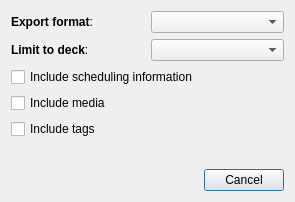
<?xml version="1.0" encoding="UTF-8"?>
<ui version="4.0">
 <class>ExportDialog</class>
 <widget class="QDialog" name="ExportDialog">
  <property name="geometry">
   <rect>
    <x>0</x>
    <y>0</y>
    <width>295</width>
    <height>202</height>
   </rect>
  </property>
  <property name="windowTitle">
   <string>Export</string>
  </property>
  <layout class="QVBoxLayout">
   <item>
    <layout class="QGridLayout">
     <item row="0" column="0">
      <widget class="QLabel" name="label">
       <property name="minimumSize">
        <size>
         <width>100</width>
         <height>0</height>
        </size>
       </property>
       <property name="text">
        <string>&lt;b&gt;Export format&lt;/b&gt;:</string>
       </property>
      </widget>
     </item>
     <item row="0" column="1">
      <widget class="QComboBox" name="format"/>
     </item>
     <item row="1" column="0">
      <widget class="QLabel" name="label_2">
       <property name="text">
        <string>&lt;b&gt;Limit to deck&lt;/b&gt;:</string>
       </property>
      </widget>
     </item>
     <item row="1" column="1">
      <widget class="QComboBox" name="deck"/>
     </item>
    </layout>
   </item>
   <item>
    <layout class="QVBoxLayout">
     <item>
      <widget class="QCheckBox" name="includeSched">
       <property name="text">
        <string>Include scheduling information</string>
       </property>
      </widget>
     </item>
     <item>
      <widget class="QCheckBox" name="includeMedia">
       <property name="text">
        <string>Include media</string>
       </property>
      </widget>
     </item>
     <item>
      <widget class="QCheckBox" name="includeTags">
       <property name="text">
        <string>Include tags</string>
       </property>
      </widget>
     </item>
    </layout>
   </item>
   <item>
    <spacer name="verticalSpacer">
     <property name="orientation">
      <enum>Qt::Vertical</enum>
     </property>
     <property name="sizeHint" stdset="0">
      <size>
       <width>20</width>
       <height>40</height>
      </size>
     </property>
    </spacer>
   </item>
   <item>
    <widget class="QDialogButtonBox" name="buttonBox">
     <property name="orientation">
      <enum>Qt::Horizontal</enum>
     </property>
     <property name="standardButtons">
      <set>QDialogButtonBox::Cancel</set>
     </property>
    </widget>
   </item>
  </layout>
 </widget>
 <tabstops>
  <tabstop>format</tabstop>
  <tabstop>deck</tabstop>
  <tabstop>includeSched</tabstop>
  <tabstop>includeMedia</tabstop>
  <tabstop>includeTags</tabstop>
  <tabstop>buttonBox</tabstop>
 </tabstops>
 <resources/>
 <connections>
  <connection>
   <sender>buttonBox</sender>
   <signal>accepted()</signal>
   <receiver>ExportDialog</receiver>
   <slot>accept()</slot>
   <hints>
    <hint type="sourcelabel">
     <x>248</x>
     <y>254</y>
    </hint>
    <hint type="destinationlabel">
     <x>157</x>
     <y>274</y>
    </hint>
   </hints>
  </connection>
  <connection>
   <sender>buttonBox</sender>
   <signal>rejected()</signal>
   <receiver>ExportDialog</receiver>
   <slot>reject()</slot>
   <hints>
    <hint type="sourcelabel">
     <x>316</x>
     <y>260</y>
    </hint>
    <hint type="destinationlabel">
     <x>286</x>
     <y>274</y>
    </hint>
   </hints>
  </connection>
 </connections>
</ui>
